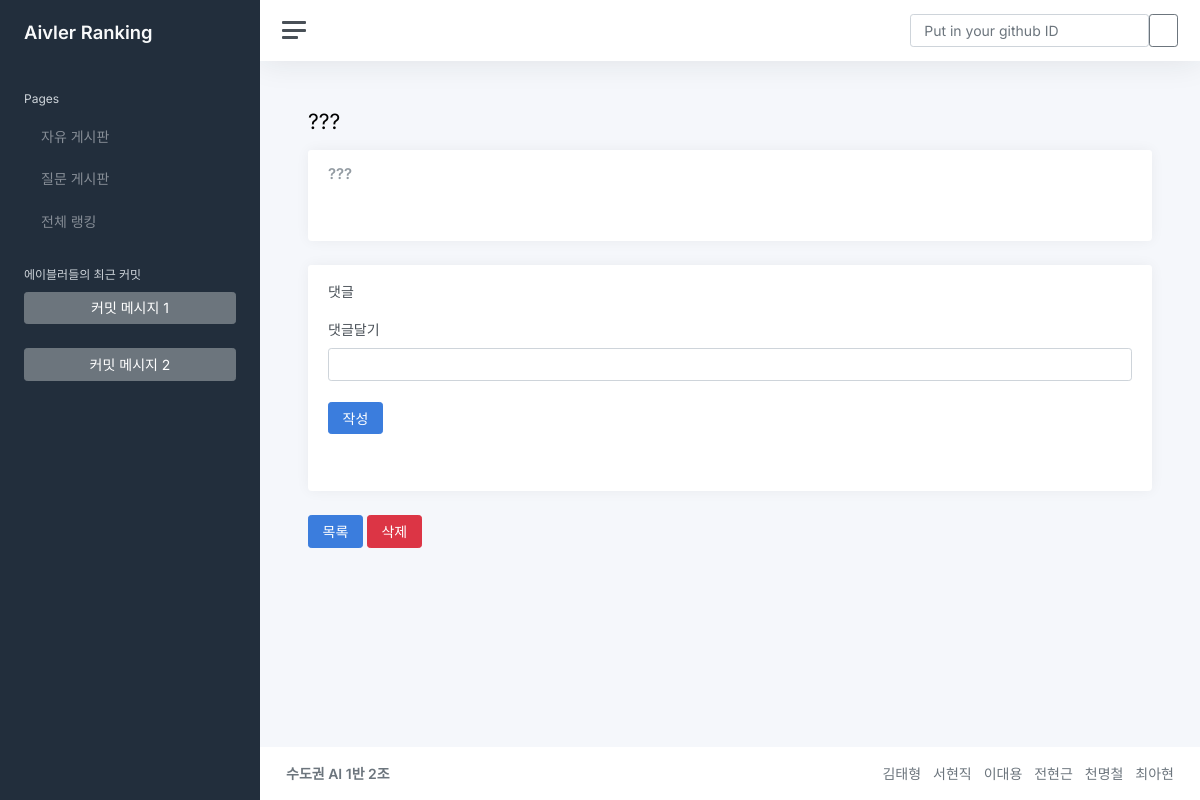
The app's page /ask/2/, older data.
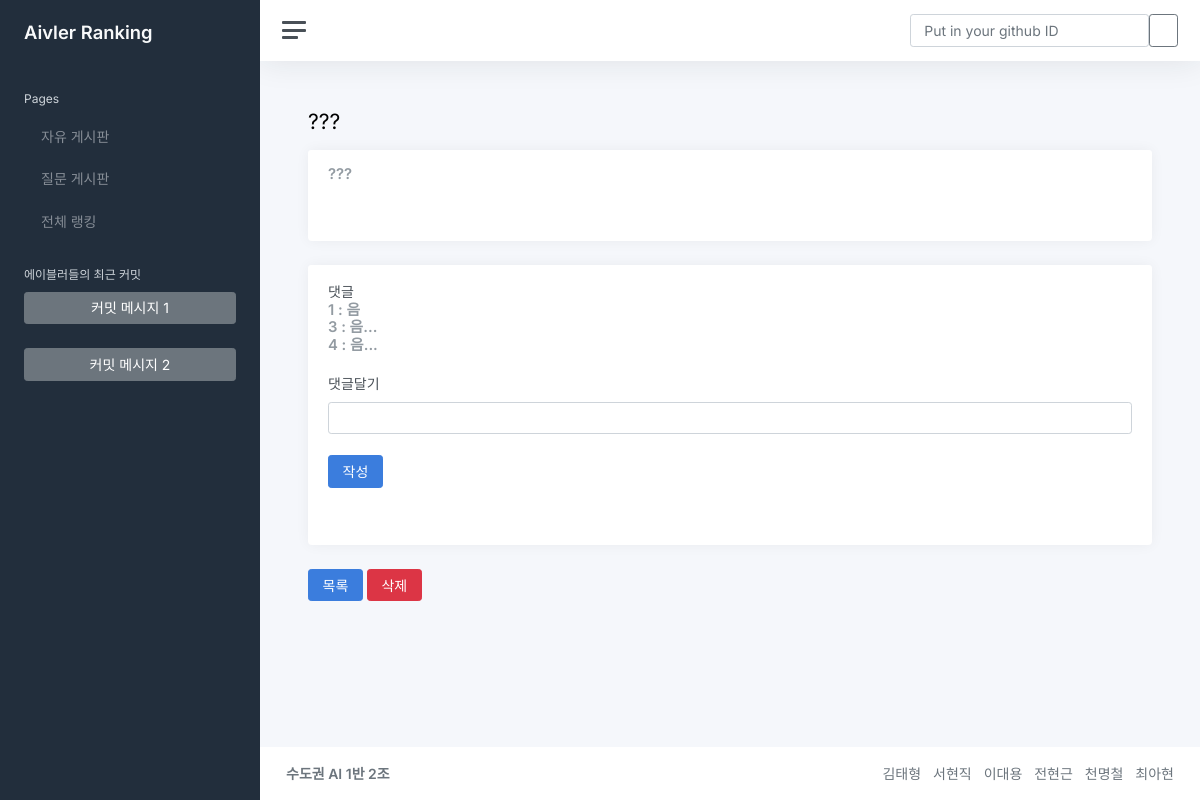
The same page, newer data.
### ask/models.py (models this page shows)
class Post(models.Model):
    question = models.CharField(max_length=50)
    contents = models.TextField()

class Answer(models.Model):
    answer = models.TextField()

### ask/views.py (the view)
# urls.py: path('<int:pk>/',views.posting, name="posting"),
def posting(request, pk):
    post = Post.objects.get(pk=pk)
    answer = Answer.objects.all()
    if request.method == 'POST':
        new_article=Answer.objects.create(
            answer=request.POST['answer'],
        )
        new_article.save()
    return render(request, 'ask/posting.html', {'post':post, 'answer':answer})

### ask/templates/ask/posting.html (shortened to what this page needs)
{% extends "base.html" %}
{% block content %}
<h1 class="h3 mb-3">{{post.question}}</h1>
<div class="row">
    <div class="col-12">
        <div class="card">
            <div class="card-header">
                <h5 class="card-title mb-0">
                    {{post.contents}}
                </h5>
            </div>
            <div class="card-body">
            </div>
        </div>
    </div>
</div>
<div class="row">
    <div class="col-12">
        <div class="card">
            <div class="card-header">
                댓글
                <h5 class="card-title mb-0">
                    {%for list in answer %}
                    {{list.pk}} : {{list.answer}}
                    <br>
                    {% endfor %}
                    <br>
                </h5>
                <form method="POST">
                    <label for="exampleFormControlInput1" class="form-label"> 댓글달기</label>
                    <input type="text" name="answer" class="form-control" id="exampleFormControlInput1">
                    <br>
                    <input class="btn btn-primary" href="" type="submit" value="작성">
                </form>
            </div>
            <div class="card-body">
            </div>
        </div>
    </div>
</div>
<a class="btn btn-primary" href="/ask/" role="button">목록</a>
<a class="btn btn-danger" href="/ask/{{post.pk}}/remove/" role="button">삭제</a>
{% endblock %}

### templates/base.html (shortened to what this page needs)
{% load static %}
<!DOCTYPE html>
<html lang="en">
<head>
    <link href={% static 'css/app.css' %} rel="stylesheet">
</head>
<body>
    <div class="wrapper">
        {% include 'sidebar.html' %}
        <div class="main">
            {% include 'navigation.html' %}
            <main class="content">
                <div class="container-fluid p-0">
                    {% block content %}
                    {% endblock %}
                </div>
            </main>
            {% include 'footer.html' %}
        </div>
    </div>
</body>
</html>

### templates/sidebar.html (shortened to what this page needs)
<nav id="sidebar" class="sidebar js-sidebar">
  <div class="sidebar-content js-simplebar">
    <a class="sidebar-brand" href="http://127.0.0.1:8000/">
      <span class="align-middle">Aivler Ranking</span>
    </a>
    <ul class="sidebar-nav">
      <li class="sidebar-header">
        Pages
      </li>
      <li class="sidebar-item">
        <a class="sidebar-link" href="http://127.0.0.1:8000/free/">
           <span class="align-middle">자유
            게시판</span>
        </a>
      </li>
      <li class="sidebar-item">
        <a class="sidebar-link" href="http://127.0.0.1:8000/qna/">
           <span class="align-middle">질문
            게시판</span>
        </a>
      </li>
      <li class="sidebar-item">
        <a class="sidebar-link" href="{% url 'home:search' %}">
           <span class="align-middle">전체 랭킹</span>
        </a>
      </li>
      <li class="sidebar-header">
        에이블러들의 최근 커밋
        <p>
          <a class="btn btn-secondary mt-2 w-100" data-bs-toggle="collapse" href="#collapseExample" role="button"
            aria-expanded="false" aria-controls="collapseExample">
            커밋 메시지 1
          </a>
        <a class="btn btn-secondary mt-2 w-100" data-bs-toggle="collapse" href="#collapseExample2" role="button"
          aria-expanded="false" aria-controls="collapseExample2">
          커밋 메시지 2
        </a>
        </p>
      </li>
    </ul>
  </div>
</nav>

### templates/navigation.html
<nav class="navbar navbar-expand navbar-light navbar-bg">
  <a class="sidebar-toggle js-sidebar-toggle">
    <i class="hamburger align-self-center"></i>
  </a>
  <div class="navbar-collapse collapse">
    <ul class="navbar-nav navbar-align">
      <li>
        {% include 'search_form.html' %}
      </li>
    </ul>
  </div>
</nav>

### templates/search_form.html (shortened to what this page needs)
<form class='d-flex justify-content-between' method='post' action="{% url 'home:search' %}">
  <input name='githubID' type="text" class="form-control" placeholder="Put in your github ID"
    aria-describedby="button-addon2">
  <button class="btn btn-outline-secondary" type="submit" id="button-addon2">
  </button>
</form>

### templates/footer.html
<footer class="footer">
  <div class="container-fluid">
    <div class="row text-muted">
      <div class="col-6 text-start">
        <p class="mb-0">
          <a class="text-muted" href="https://github.com/cmc9595/Aivler-Ranking-System" target='_blank'><strong>수도권 AI
              1반 2조</strong></a>
        </p>
      </div>
      <div class="col-6 text-end">
        <ul class="list-inline">
          <li class="list-inline-item">
            <a class="text-muted" href="#">김태형</a>
          </li>
          <li class="list-inline-item">
            <a class="text-muted" href="#">서현직</a>
          </li>
          <li class="list-inline-item">
            <a class="text-muted" href="#">이대용</a>
          </li>
          <li class="list-inline-item">
            <a class="text-muted" href="#">전현근</a>
          </li>
          <li class="list-inline-item">
            <a class="text-muted" href="#">천명철</a>
          </li>
          <li class="list-inline-item">
            <a class="text-muted" href="#">최아현</a>
          </li>
        </ul>
      </div>
    </div>
  </div>
</footer>

Row changes from the older to the newer data that the page shows:
added Answer: pk "1", answer "음"
added Answer: pk "3", answer "음..."
added Answer: pk "4", answer "음..."
